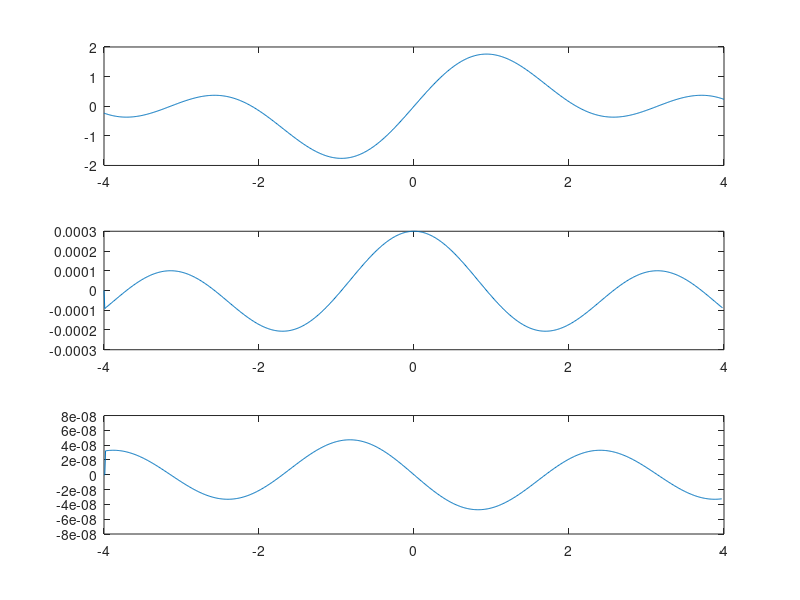

Write the MATLAB code that produced this figure.
% Central difference method
clc; close all; clear all;
h = 0.01;
t = -4:h:4;

f = @(x) (sin(x) + sin(2*x));
y = f(t);

% for 1st derivative
for i = 2:length(t)-2
    yd(i) = (y(i+1)-y(i-1))/2*h;
end
% for 2nd derivative
for i = 3:length(t)-3
    ydd(i) = (yd(i+1)-yd(i-1))/2*h;
end

subplot(3,1,1)
plot(t,y);
subplot(3,1,2)
plot(t(1:length(yd)),yd);
subplot(3,1,3)
plot(t(1:length(ydd)),ydd);